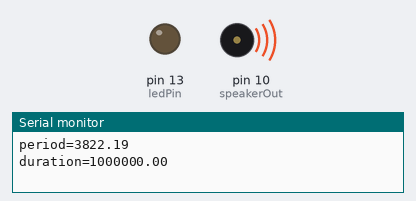
Recording of a sketch running on a simulated Arduino Uno, built with avr-gcc and run on an emulated ATmega328P. Shown: output pins drawn as LEDs (lit = HIGH), buzzer (waves = sounding), the last lines printed to the serial monitor. Pins used as bus, display or sensor lines are not drawn.

Above: at 0.5 s.
At 4.5 s:
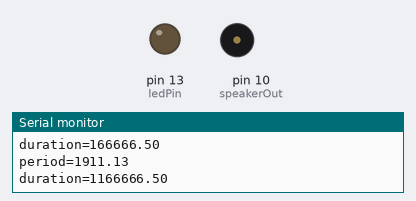
Timing chart, 0 to 7.2 s (numbered marks = the images above):
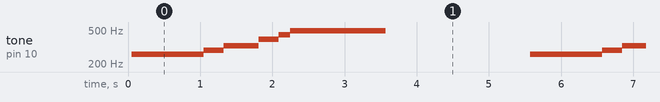

The sketch:

piezo_study_2.ino
```cpp
int ledPin = 13;
int speakerOut = 10;

// frequencies from http://www.phy.mtu.edu/~suits/notefreqs.html
#define b3 246.94
#define c4 261.63
#define cis4 277.18
#define d4 293.66
#define dis4 311.13
#define e4 329.63
#define f4 349.23
#define fis4 369.99
#define g4 392.00
#define gis4 415.30
#define a4 440.00
#define ais4 466.16
#define b4 493.88
#define c5 523.25

const float one_second = 1000000.0;
float tempo = 120.0;

void setup() {
  pinMode(ledPin, OUTPUT);
  pinMode(speakerOut, OUTPUT);
  Serial.begin(9600);
}

void make_tone(float f, float len) {
  float period = one_second / f;
  float duration = (60*one_second / tempo) * len;
  Serial.print("period="); Serial.println(period);
  Serial.print("duration="); Serial.println(duration);
  unsigned long d1 = period/2;
  unsigned long d2 = period - d1;
  unsigned long t_i = micros();
  unsigned long t_f = t_i + duration;
  for (; micros() < t_f;) {
    digitalWrite(speakerOut, HIGH);
    delayMicroseconds(d1);
    digitalWrite(speakerOut, LOW);
    delayMicroseconds(d2);
  }
}

void loop() {
  make_tone(c4, 2);
  make_tone(d4, 0.5);
  make_tone(e4, 0.5);
  make_tone(f4, 0.5);
  make_tone(g4, 0.5);
  make_tone(a4, 0.333333);
  make_tone(b4, 0.333333);
  make_tone(c5, 2.333333);
  delay(2000);
}
```

Measured:
- by itself, tone on pin 10 (speakerOut): repeats every 5.5 s: 291 Hz 0.28 s, 328 Hz 0.48 s, 388 Hz 0.28 s, 438 Hz 0.16 s, 490 Hz 1.3 s, silent 2.0 s, 259 Hz 1.0 s
